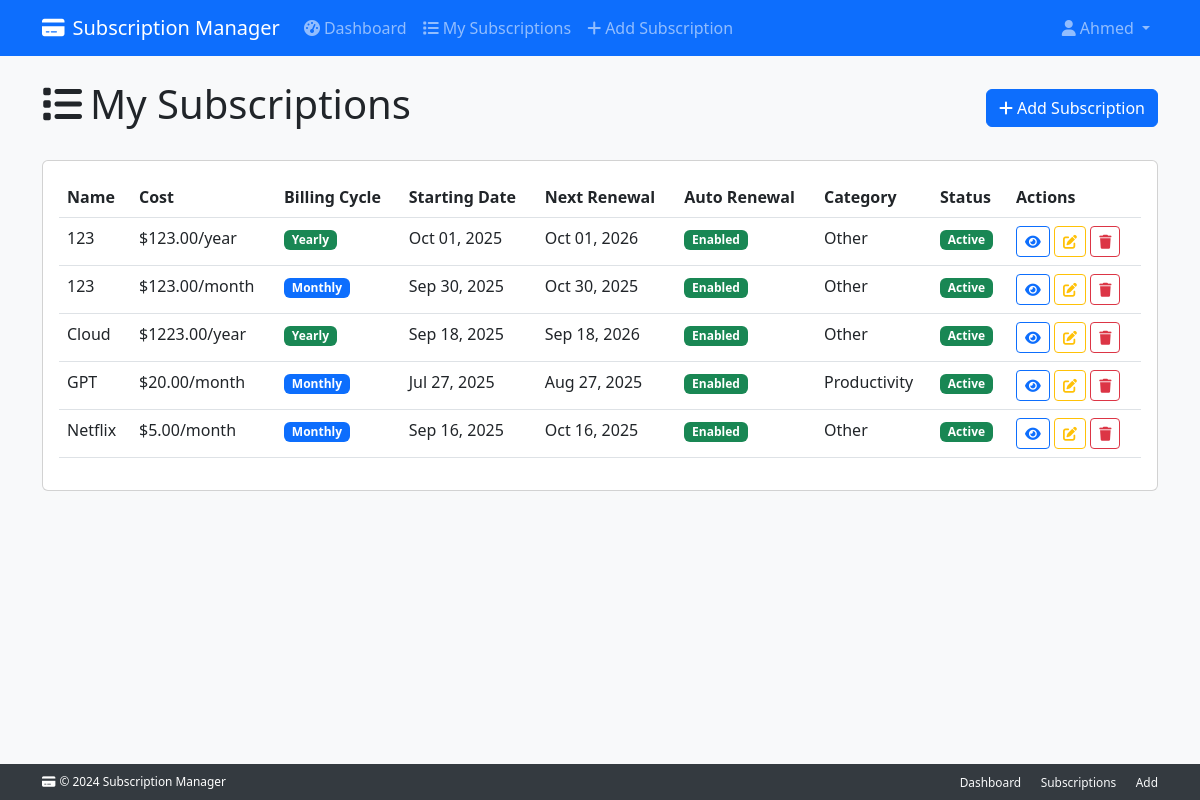
Page /subscriptions/ (signed in) on the earlier database version.
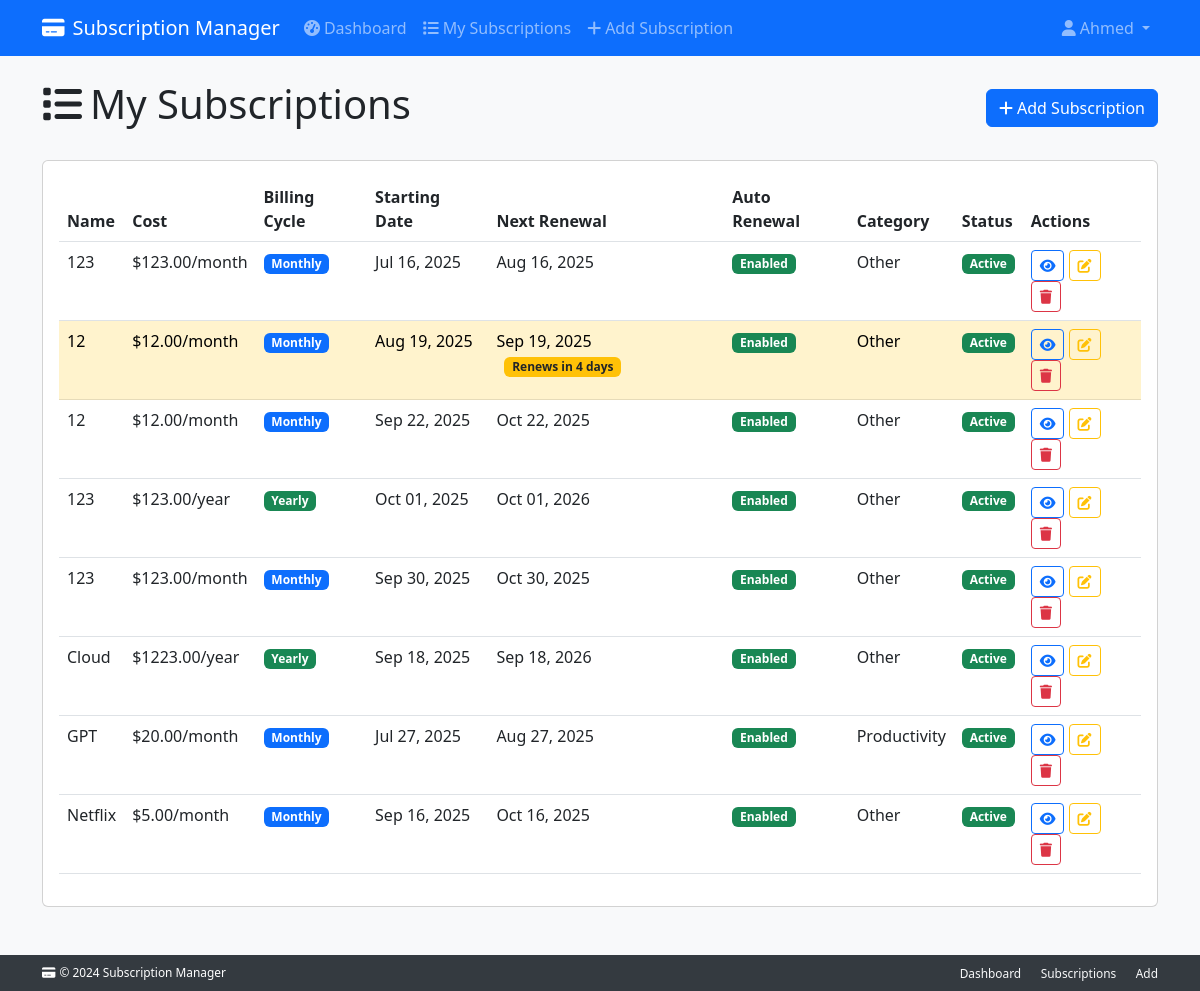
Same page on the later database version.
### subscriptions/models/subscription.py (models this page shows, shortened)
class Subscription(
    ValidationMixin,
    TimestampMixin,
    CostCalculationsMixin,
    PaymentManagementMixin,
    RenewalLogicMixin,
    ScheduleManagementMixin,
    models.Model
):
    user = models.ForeignKey(
        settings.AUTH_USER_MODEL,
        on_delete=models.CASCADE,
        related_name="subscriptions"
    )
    name = models.CharField(max_length=200)
    monthly_cost = models.DecimalField(
        max_digits=10,
        decimal_places=2,
        null=True,
        blank=True
    )
    yearly_cost = models.DecimalField(
        max_digits=10,
        decimal_places=2,
        null=True,
        blank=True
    )
    billing_cycle = models.CharField(
        max_length=10,
        choices=BILLING_CYCLE_CHOICES
    )
    start_date = models.DateField()
    renewal_date = models.DateField(null=True, blank=True)
    duration_months = models.PositiveIntegerField(
        null=True,
        blank=True,
        help_text="Duration in months (for monthly billing)"
    )
    duration_years = models.PositiveIntegerField(
        null=True,
        blank=True,
        help_text="Duration in years (for yearly billing)"
    )
    is_active = models.BooleanField(default=True)
    auto_renewal = models.BooleanField(
        default=True,
        help_text="Whether subscription auto-renews"
    )
    category = models.ForeignKey(
        'Category',
        on_delete=models.PROTECT
    )
    objects = SubscriptionManager()
    class Meta:
        ordering = ['-created_at']
        verbose_name = "Subscription"
        verbose_name_plural = "Subscriptions"

### subscriptions/models/category.py (models this page shows, shortened)
class Category(ValidationMixin, SelfReferencingMixin, models.Model):
    name = models.CharField(max_length=150)
    description = models.TextField(blank=True)
    parent = models.ForeignKey(
        "self",
        null=True,
        blank=True,
        on_delete=models.SET_NULL,
        related_name="subcategories"
    )
    objects = CategoryManager()
    class Meta:
        verbose_name = "Category"
        verbose_name_plural = "Categories"
        ordering = ['name']

### subscriptions/views.py (the view)
# urls.py: path('', views.SubscriptionListView.as_view(), name='subscription_list'),
class SubscriptionListView(LoginRequiredMixin, LoggingMixin, MessageMixin, ContextDataMixin, ListView):
    model = Subscription
    template_name = 'subscriptions/subscription_list.html'
    context_object_name = 'subscriptions'
    paginate_by = 20
    def get_queryset(self):
        try:
            return get_user_subscriptions(self.request.user)
        except Exception as e:
            logger.error("Error fetching user subscriptions for user %s: %s",
                        self.request.user.id, e)
            return Subscription.objects.none()
    def get_context_data(self, **kwargs):
        context = super().get_context_data(**kwargs)
        original_queryset = self.get_queryset()
        context['total_subscriptions'] = original_queryset.count()
        context['active_subscriptions'] = original_queryset.filter(is_active=True).count()
        context['renewing_soon'] = original_queryset.filter(
            renewal_date__lte=timezone.now().date() + timezone.timedelta(days=7)
        ).count()
        return context

### subscriptions/mixins.py (called while the page is built)
    def get_context_data(self, **kwargs):
        context = super().get_context_data(**kwargs)
        context['user'] = self.request.user
        from django.utils import timezone
        context['current_time'] = timezone.now()
        return context

### subscriptions/models/managers.py (called while the page is built)
    def get_queryset(self):
        return SubscriptionQuerySet(self.model, using=self._db)

### subscriptions/models/mixins/renewal_logic.py (called while the page is built)
    def days_until_renewal(self):
        if not self.renewal_date or not self.is_active:
            return None
        today = timezone.now().date()
        return (self.renewal_date - today).days

    def is_renewing_within(self, days: int = 7) -> bool:
        remaining_days = self.days_until_renewal()
        if remaining_days is None:
            return False
        if remaining_days < 0:
            return False
        return remaining_days <= days

### subscriptions/selectors.py (called while the page is built)
def get_user_subscriptions(user) -> QuerySet[Subscription]:
    return (
        Subscription.objects.select_related("category")
        .filter(user=user, is_active=True)
        .order_by("-created_at")
    )

### subscriptions/templates/subscriptions/subscription_list.html (shortened to what this page needs)
{% extends 'base.html' %} {% block title %}My Subscriptions - Subscription Manager{% endblock %} {% block content %}
<div class="row">
  <div class="col-12">
    <div class="d-flex justify-content-between align-items-center mb-4">
      <h1><i class="fas fa-list me-2"></i>My Subscriptions</h1>
      <a href="{% url 'add_subscription' %}" class="btn btn-primary">
        <i class="fas fa-plus me-1"></i>Add Subscription
      </a>
    </div>
  </div>
</div>
<div class="row">
  <div class="col-12">
    {% if subscriptions %}
    <div class="card">
      <div class="card-body">
        {% include 'partials/subscriptions_table.html' %}
      </div>
    </div>
    {% endif %}
  </div>
</div>
{% include 'partials/delete_modal.html' %} {% endblock %}

### subscriptions/templates/partials/subscriptions_table.html
<div class="table-responsive">
  <table class="table table-hover">
    <thead>
      <tr>
        <th>Name</th>
        <th>Cost</th>
        <th>Billing Cycle</th>
        <th>Starting Date</th>
        <th>Next Renewal</th>
        <th>Auto Renewal</th>
        <th>Category</th>
        <th>Status</th>
        <th>Actions</th>
      </tr>
    </thead>
    <tbody>
      {% for subscription in subscriptions %}
      <tr
        class="{% if subscription.is_renewing_within %}table-warning{% endif %}"
      >
        <td>{{ subscription.name }}</td>
        <td>
        {% if subscription.billing_cycle == 'monthly' %}
        ${{ subscription.monthly_cost|floatformat:2 }}/month
        {% else %}
        ${{ subscription.yearly_cost|floatformat:2 }}/year
        {% endif %}
        </td>
        <td>
          <span
            class="badge bg-{% if subscription.billing_cycle == 'monthly' %}primary{% else %}success{% endif %}"
          >
            {{ subscription.billing_cycle|title }}
          </span>
        </td>
        <td>{{ subscription.start_date|date:"M d, Y" }}</td>
        <td>
          {{ subscription.renewal_date|date:"M d, Y" }}
          {% if subscription.is_renewing_within %}
            <span class="badge bg-warning text-dark ms-2">
                Renews in {{ subscription.days_until_renewal }} days
            </span>
          {% endif %}
        </td>
        <td>
          {% include 'partials/badge_boolean.html' with value=subscription.auto_renewal true_label='Enabled' false_label='Disabled' %}
        </td>
        <td>{{ subscription.category.name|default:"No Category" }}</td>
        <td>
          {% include 'partials/badge_boolean.html' with value=subscription.is_active true_label='Active' false_label='Inactive' %}
        </td>
        <td>
          <a
            href="{% url 'subscription_detail' subscription.pk %}"
            class="btn btn-sm btn-outline-primary"
          >
            <i class="fas fa-eye"></i>
          </a>
          <a
            href="{% url 'edit_subscription' subscription.pk %}"
            class="btn btn-sm btn-outline-warning"
          >
            <i class="fas fa-edit"></i>
          </a>
          <button
            type="button"
            class="btn btn-sm btn-outline-danger"
            onclick="confirmDelete({{ subscription.pk }}, '{{ subscription.name }}')"
          >
            <i class="fas fa-trash"></i>
          </button>
        </td>
      </tr>
      {% endfor %}
    </tbody>
  </table>
</div>

### subscriptions/templates/partials/badge_boolean.html
<span class="badge bg-{% if value %}success{% else %}danger{% endif %}">
  {% if value %}
    {{ true_label|default:'Enabled' }}
  {% else %}
    {{false_label|default:'Disabled' }}
  {% endif %}
</span>

Differences in the rows shown:
added Subscription: name "123", monthly_cost "123.00", billing_cycle "Monthly", start_date "Jul 16, 2025", renewal_date "Aug 16, 2025", true_label "Enabled Active", category.name "Other"
added Subscription: name "12", monthly_cost "12.00", billing_cycle "Monthly", start_date "Aug 19, 2025", renewal_date "Sep 19, 2025", days_until_renewal "4", true_label "Enabled Active", category.name "Other"
added Subscription: name "12", monthly_cost "12.00", billing_cycle "Monthly", start_date "Sep 22, 2025", renewal_date "Oct 22, 2025", true_label "Enabled Active", category.name "Other"
